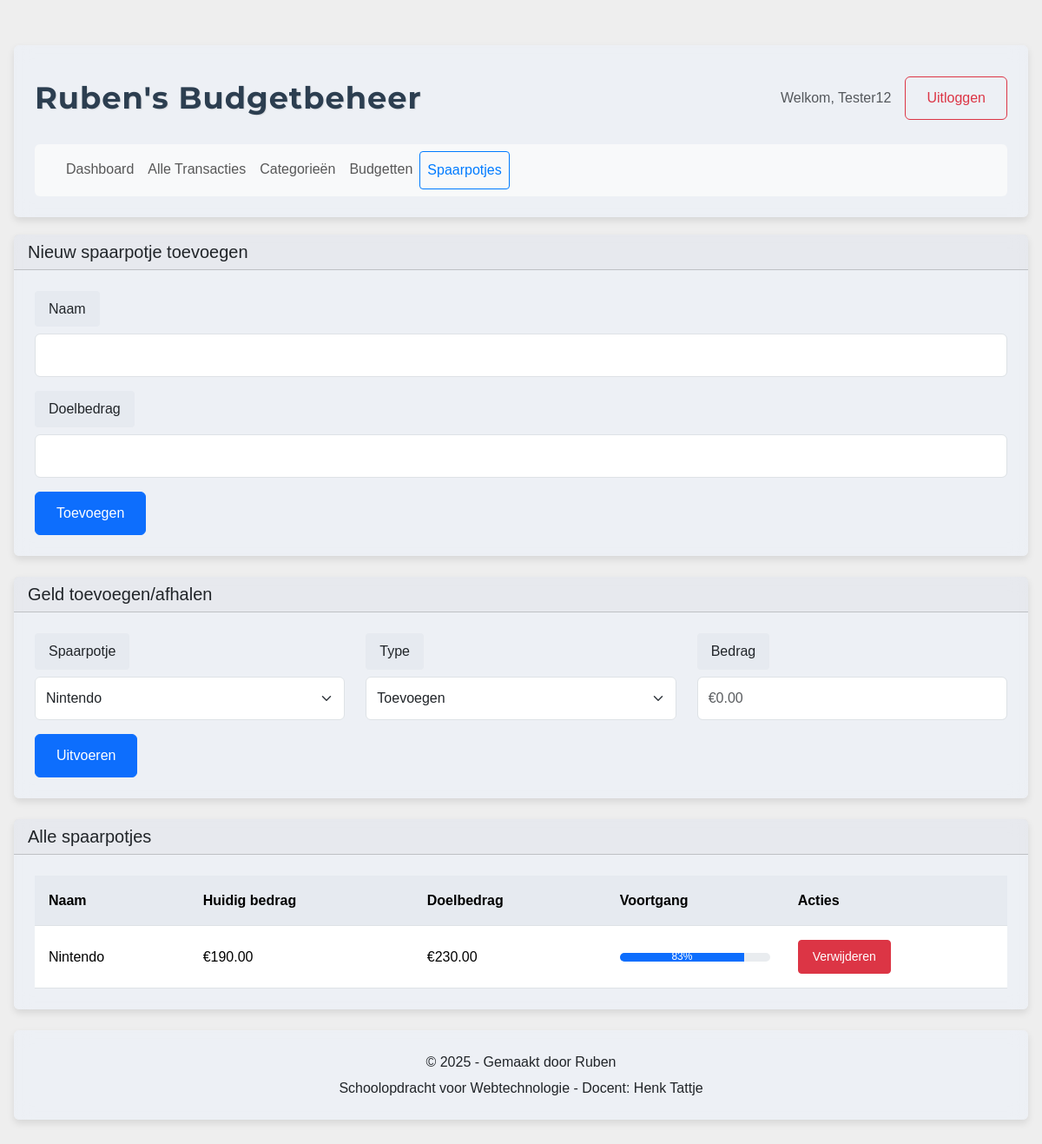
The app's page /spaarpotjes (signed in) with its own data.
### models.py (models this page shows, shortened)
class User(db.Model):
    id = db.Column(db.Integer, primary_key=True)
    username = db.Column(db.String(80), unique=True, nullable=False)
    password_hash = db.Column(db.String(120), nullable=False)
    transacties = db.relationship('Transactie', backref='user', lazy=True)
    categorieen = db.relationship('Categorie', backref='user', lazy=True)
    budgetten = db.relationship('Budget', backref='user', lazy=True)
    spaarpotjes = db.relationship('Spaarpotje', backref='user', lazy=True)

class Spaarpotje(db.Model):
    id = db.Column(db.Integer, primary_key=True)
    naam = db.Column(db.String(100), nullable=False)
    doelbedrag = db.Column(db.Float, nullable=False)
    huidig_bedrag = db.Column(db.Float, default=0.0)
    deadline = db.Column(db.DateTime, nullable=True)
    user_id = db.Column(db.Integer, db.ForeignKey('user.id'), nullable=False)

### routes.py (the view)
    @app.route('/spaarpotjes')
    @login_required
    def spaarpotjes():
        user_id = session['user_id']
        user = User.query.get(user_id)
        form = SpaarpotjeForm()
        geld_form = SpaarpotjeGeldForm()
        spaarpotjes = Spaarpotje.query.filter_by(user_id=user_id).all()
        return render_template('spaarpotjes.html',
                             current_user=user,
                             form=form,
                             geld_form=geld_form,
                             spaarpotjes=spaarpotjes)

### forms.py
class SpaarpotjeForm(FlaskForm):
    naam = StringField('Naam', validators=[DataRequired(), Length(min=1, max=100)])
    doelbedrag = FloatField('Doelbedrag', validators=[DataRequired(), NumberRange(min=0)])
    submit = SubmitField('Toevoegen')

class SpaarpotjeGeldForm(FlaskForm):
    bedrag = FloatField('Bedrag', validators=[DataRequired(), NumberRange(min=0)])
    type = SelectField('Type', choices=[('toevoegen', 'Toevoegen'), ('afhalen', 'Afhalen')], validators=[DataRequired()])
    submit = SubmitField('Uitvoeren')

### templates/spaarpotjes.html (shortened to what this page needs)
<!DOCTYPE html>
<html lang="nl">
<head>
    <link href="https://cdn.jsdelivr.net/npm/bootstrap@5.3.2/dist/css/bootstrap.min.css" rel="stylesheet">
    <link rel="stylesheet" href="{{ url_for('static', filename='style.css') }}">
</head>
<body>
    <div class="container">
        <div class="card">
            <div class="card-body">
                <div class="d-flex justify-content-between align-items-center mb-3">
                    <h1 class="logo-text">Ruben's Budgetbeheer</h1>
                    <div class="d-flex align-items-center gap-3">
                        <span class="text-muted">Welkom, {{ current_user.username }}</span>
                        <a href="{{ url_for('logout') }}" class="btn btn-outline-danger">Uitloggen</a>
                    </div>
                </div>
                <nav class="navbar navbar-expand-lg navbar-light bg-light rounded">
                    <div class="container-fluid">
                        <div class="navbar-nav">
                            <a class="nav-link" href="{{ url_for('dashboard') }}">Dashboard</a>
                            <a class="nav-link" href="{{ url_for('transacties') }}">Alle Transacties</a>
                            <a class="nav-link" href="{{ url_for('categorieen') }}">Categorieën</a>
                            <a class="nav-link" href="{{ url_for('budgetten') }}">Budgetten</a>
                            <a class="nav-link active" href="{{ url_for('spaarpotjes') }}">Spaarpotjes</a>
                        </div>
                    </div>
                </nav>
            </div>
        </div>
        <div class="card mb-4">
            <div class="card-header">
                <h5 class="mb-0">Nieuw spaarpotje toevoegen</h5>
            </div>
            <div class="card-body">
                <form method="POST" action="{{ url_for('spaarpotje_toevoegen') }}">
                    <div class="mb-3">
                        <label for="naam" class="form-label">Naam</label>
                        {{ form.naam(class="form-control") }}
                    </div>
                    <div class="mb-3">
                        <label for="doelbedrag" class="form-label">Doelbedrag</label>
                        {{ form.doelbedrag(class="form-control") }}
                    </div>
                    {{ form.submit(class="btn btn-primary") }}
                </form>
            </div>
        </div>
        <div class="card mb-4">
            <div class="card-header">
                <h5 class="mb-0">Geld toevoegen/afhalen</h5>
            </div>
            <div class="card-body">
                <form method="POST" action="{{ url_for('spaarpotje_geld', id=0) }}">
                    <div class="row">
                        <div class="col-md-4">
                            <div class="mb-3">
                                <label for="spaarpotje" class="form-label">Spaarpotje</label>
                                <select name="spaarpotje_id" class="form-select" required>
                                    {% for spaarpotje in spaarpotjes %}
                                    <option value="{{ spaarpotje.id }}">{{ spaarpotje.naam }}</option>
                                    {% endfor %}
                                </select>
                            </div>
                        </div>
                        <div class="col-md-4">
                            <div class="mb-3">
                                <label for="type" class="form-label">Type</label>
                                {{ geld_form.type(class="form-select") }}
                            </div>
                        </div>
                        <div class="col-md-4">
                            <div class="mb-3">
                                <label for="bedrag" class="form-label">Bedrag</label>
                                {{ geld_form.bedrag(class="form-control", placeholder="€0.00") }}
                            </div>
                        </div>
                    </div>
                    {{ geld_form.submit(class="btn btn-primary") }}
                </form>
            </div>
        </div>
        <div class="card">
            <div class="card-header">
                <h5 class="mb-0">Alle spaarpotjes</h5>
            </div>
            <div class="card-body">
                <div class="table-responsive">
                    <table class="table">
                        <thead>
                            <tr>
                                <th>Naam</th>
                                <th>Huidig bedrag</th>
                                <th>Doelbedrag</th>
                                <th>Voortgang</th>
                                <th>Acties</th>
                            </tr>
                        </thead>
                        <tbody>
                            {% for spaarpotje in spaarpotjes %}
                            <tr>
                                <td>{{ spaarpotje.naam }}</td>
                                <td>€{{ "%.2f"|format(spaarpotje.huidig_bedrag) }}</td>
                                <td>€{{ "%.2f"|format(spaarpotje.doelbedrag) }}</td>
                                <td>
                                    <div class="progress">
                                        {% set percentage = (spaarpotje.huidig_bedrag / spaarpotje.doelbedrag * 100)|round|int %}
                                        <div class="progress-bar" role="progressbar" style="width: {{ percentage }}%">
                                            {{ percentage }}%
                                        </div>
                                    </div>
                                </td>
                                <td>
                                    <a href="{{ url_for('spaarpotje_verwijderen', id=spaarpotje.id) }}"
                                       class="btn btn-danger btn-sm">
                                        Verwijderen
                                    </a>
                                </td>
                            </tr>
                            {% endfor %}
                        </tbody>
                    </table>
                </div>
            </div>
        </div>
        <footer class="card mt-4">
            <div class="card-body text-center">
                <p class="mb-1">© 2025 - Gemaakt door Ruben</p>
                <p class="mb-0">Schoolopdracht voor Webtechnologie - Docent: Henk Tattje</p>
            </div>
        </footer>
    </div>
</body>
</html>

### static/style.css (style rules this page uses)
body { font-family: Arial, sans-serif; background-color: #eeeeee; line-height: 1.6; min-height: 100vh; padding: 20px 0; }
.logo-text { font-family: 'Montserrat', sans-serif; font-size: 2.2rem; font-weight: 700; color: #2c3e50; text-transform: none; letter-spacing: 1px; margin: 0; padding: 1rem 0; text-shadow: 1px 1px 1px rgba(0, 0, 0, 0.1); }
.container { max-width: 1200px; padding: 2rem 1rem; }
.card { border: none; box-shadow: 0 4px 8px rgba(0, 0, 0, 0.1); margin-bottom: 20px; background-color: rgba(236, 240, 245, 0.95); backdrop-filter: blur(10px); }
.card-body { padding: 1.5rem; }
.table { margin-bottom: 0; }
.table th { font-weight: 600; border-top: none; background-color: #e6eaf0; padding: 1rem; }
.table td { padding: 1rem; vertical-align: middle; }
.form-label { font-weight: 500; margin-bottom: 0.5rem; background-color: #e6eaf0; padding: 0.5rem 1rem; border-radius: 0.25rem; display: inline-block; }
.form-control, .form-select { padding: 0.75rem; margin-bottom: 1rem; background-color: #ffffff; border: 1px solid #dee2e6; }
.btn { padding: 0.75rem 1.5rem; font-weight: 500; }
.btn-sm { padding: 0.5rem 1rem; }
.progress { height: 10px; }
.navbar { padding: 0.5rem 1rem; margin-top: 1rem; }
.navbar-nav .nav-link { padding: 0.5rem 1rem; border-radius: 4px; transition: all 0.2s ease; }
.navbar-nav .nav-link.active { background-color: transparent; color: #007bff !important; border: 1px solid #007bff; }

### records on screen
User: username "Tester12"
Spaarpotje: naam "Nintendo", huidig_bedrag "190.00", doelbedrag "230.00", percentage "83"

### other values on screen
form field spaarpotje_id "Nintendo"
